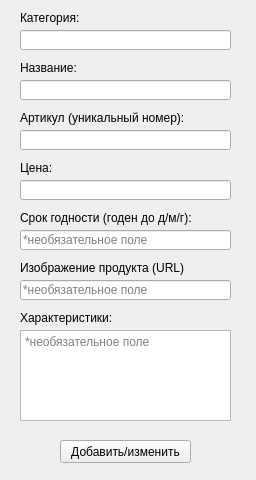
<?xml version="1.0" encoding="UTF-8"?>
<ui version="4.0">
 <class>ProductForm</class>
 <widget class="QMainWindow" name="ProductForm">
  <property name="geometry">
   <rect>
    <x>0</x>
    <y>0</y>
    <width>256</width>
    <height>480</height>
   </rect>
  </property>
  <property name="windowTitle">
   <string>Редактор продукта</string>
  </property>
  <widget class="QWidget" name="centralwidget">
   <widget class="QPushButton" name="add_or_change_button">
    <property name="geometry">
     <rect>
      <x>60</x>
      <y>440</y>
      <width>131</width>
      <height>23</height>
     </rect>
    </property>
    <property name="styleSheet">
     <string notr="true">font: 10pt &quot;Segoe UI&quot;;</string>
    </property>
    <property name="text">
     <string>Добавить/изменить</string>
    </property>
   </widget>
   <widget class="QLabel" name="label">
    <property name="geometry">
     <rect>
      <x>20</x>
      <y>10</y>
      <width>71</width>
      <height>16</height>
     </rect>
    </property>
    <property name="styleSheet">
     <string notr="true">font: 10pt &quot;Segoe UI&quot;;</string>
    </property>
    <property name="text">
     <string>Категория:</string>
    </property>
   </widget>
   <widget class="QLabel" name="label_2">
    <property name="geometry">
     <rect>
      <x>20</x>
      <y>60</y>
      <width>61</width>
      <height>16</height>
     </rect>
    </property>
    <property name="styleSheet">
     <string notr="true">font: 10pt &quot;Segoe UI&quot;;</string>
    </property>
    <property name="text">
     <string>Название:</string>
    </property>
   </widget>
   <widget class="QLabel" name="label_5">
    <property name="geometry">
     <rect>
      <x>20</x>
      <y>210</y>
      <width>201</width>
      <height>16</height>
     </rect>
    </property>
    <property name="styleSheet">
     <string notr="true">font: 10pt &quot;Segoe UI&quot;;</string>
    </property>
    <property name="text">
     <string>Срок годности (годен до д/м/г):</string>
    </property>
   </widget>
   <widget class="QLabel" name="label_6">
    <property name="geometry">
     <rect>
      <x>20</x>
      <y>110</y>
      <width>191</width>
      <height>16</height>
     </rect>
    </property>
    <property name="styleSheet">
     <string notr="true">font: 10pt &quot;Segoe UI&quot;;</string>
    </property>
    <property name="text">
     <string>Артикул (уникальный номер):</string>
    </property>
   </widget>
   <widget class="QLabel" name="label_7">
    <property name="geometry">
     <rect>
      <x>20</x>
      <y>310</y>
      <width>121</width>
      <height>16</height>
     </rect>
    </property>
    <property name="styleSheet">
     <string notr="true">font: 10pt &quot;Segoe UI&quot;;</string>
    </property>
    <property name="text">
     <string>Характеристики:</string>
    </property>
   </widget>
   <widget class="QLineEdit" name="category_line_edit">
    <property name="geometry">
     <rect>
      <x>20</x>
      <y>30</y>
      <width>211</width>
      <height>20</height>
     </rect>
    </property>
   </widget>
   <widget class="QLineEdit" name="product_name_line_edit">
    <property name="geometry">
     <rect>
      <x>20</x>
      <y>80</y>
      <width>211</width>
      <height>20</height>
     </rect>
    </property>
   </widget>
   <widget class="QLineEdit" name="sku_line_edit">
    <property name="geometry">
     <rect>
      <x>20</x>
      <y>130</y>
      <width>211</width>
      <height>20</height>
     </rect>
    </property>
   </widget>
   <widget class="QLineEdit" name="expire_date_line_edit">
    <property name="geometry">
     <rect>
      <x>20</x>
      <y>230</y>
      <width>211</width>
      <height>20</height>
     </rect>
    </property>
    <property name="placeholderText">
     <string>*необязательное поле</string>
    </property>
   </widget>
   <widget class="QTextEdit" name="textEdit">
    <property name="geometry">
     <rect>
      <x>20</x>
      <y>330</y>
      <width>211</width>
      <height>91</height>
     </rect>
    </property>
    <property name="placeholderText">
     <string>*необязательное поле</string>
    </property>
   </widget>
   <widget class="QLineEdit" name="product_price_line_edit">
    <property name="geometry">
     <rect>
      <x>20</x>
      <y>180</y>
      <width>211</width>
      <height>20</height>
     </rect>
    </property>
   </widget>
   <widget class="QLabel" name="label_8">
    <property name="geometry">
     <rect>
      <x>20</x>
      <y>160</y>
      <width>191</width>
      <height>16</height>
     </rect>
    </property>
    <property name="styleSheet">
     <string notr="true">font: 10pt &quot;Segoe UI&quot;;</string>
    </property>
    <property name="text">
     <string>Цена:</string>
    </property>
   </widget>
   <widget class="QLabel" name="label_9">
    <property name="geometry">
     <rect>
      <x>20</x>
      <y>260</y>
      <width>201</width>
      <height>16</height>
     </rect>
    </property>
    <property name="styleSheet">
     <string notr="true">font: 10pt &quot;Segoe UI&quot;;</string>
    </property>
    <property name="text">
     <string>Изображение продукта (URL)</string>
    </property>
   </widget>
   <widget class="QLineEdit" name="image_url_line_edit">
    <property name="geometry">
     <rect>
      <x>20</x>
      <y>280</y>
      <width>211</width>
      <height>20</height>
     </rect>
    </property>
    <property name="placeholderText">
     <string>*необязательное поле</string>
    </property>
   </widget>
  </widget>
 </widget>
 <resources/>
 <connections/>
</ui>
